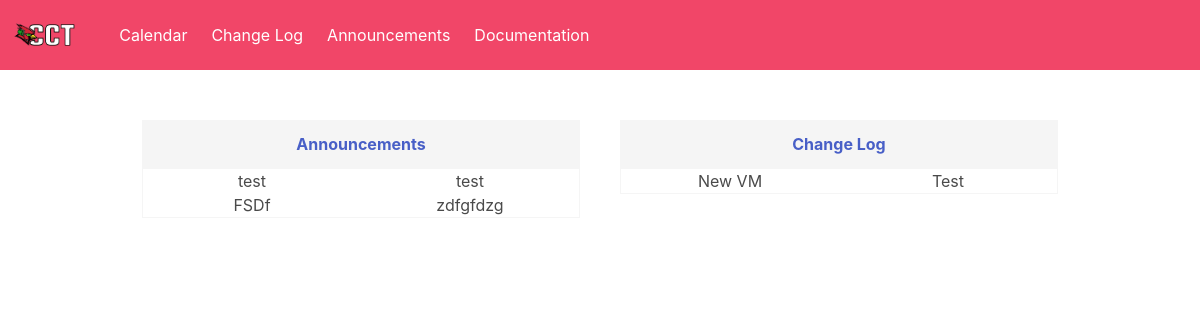
Before: / with the older database file.
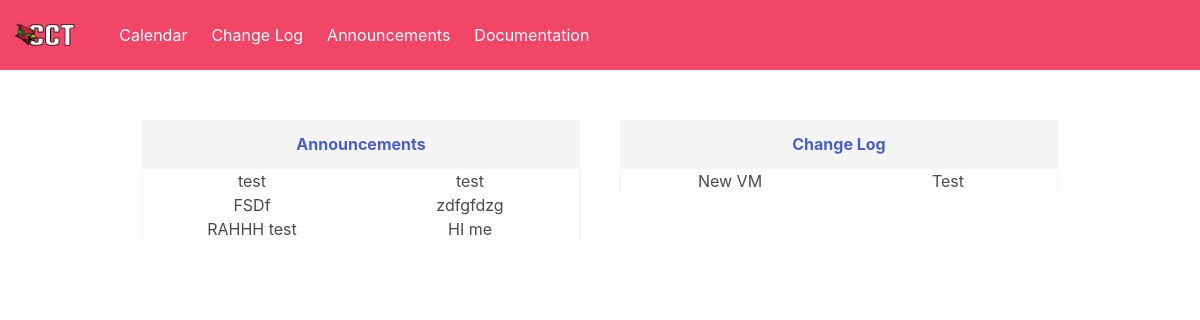
After: the same page with the newer database file.
### tables this page shows
CREATE TABLE announcements (
id integer primary key autoincrement,
name text,
description text,
creator text,
date date
);

CREATE TABLE change_log (
id integer primary key autoincrement,
name text,
rollback_steps text,
creator text,
date text,
description
);

### app.py (the view)
@app.route('/')
def index():
    conn = getDatabaseConnection()
    announcements = conn.execute('SELECT * FROM announcements').fetchall()
    changes = conn.execute('SELECT * FROM change_log').fetchall()
    return render_template('index.html', announcements=announcements, changes=changes)

### app.py (called while the page is built)
def getDatabaseConnection():
    connection = sqlite3.connect('cct_database.db')
    connection.row_factory = sqlite3.Row
    return connection

### templates/index.html
{% extends 'base.html' %}
{% block content %}
    <div class="main">
        <div class="main-left">
            <a href="{{ url_for('announcements')}}">
                <p class="title-home-page">Announcements</p>
            </a>
            <div class="home-page-grid">
                {% for a in announcements %}
                    <p>{{ a['name']}}</p>
                    <p>{{ a['description']}}</p>
                {% endfor %}
            </div>
        </div>
        <div class="main-right">
            <a href="{{ url_for('change_log') }}">
                <p class="title-home-page">Change Log</p>
            </a>
            <div class="home-page-grid">
                {% for c in changes %}
                    <p>{{ c['name']}}</p>
                    <p>{{ c['description']}}</p>
                {% endfor %}
            </div>
        </div>
    </div>
{% endblock %}

Changed rows visible on the page:
added announcements: name "RAHHH test", description "HI me"
